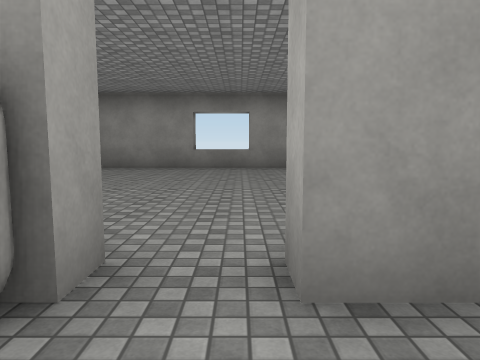
[1] (above)

15 first-person views from a walk through a 3-D level made in the Unity game engine. The camera is 1.3 m above the floor, tilts 6° down and sees 70° across. The floor is counted in squares, 2 m on a side. Each view is taken from the middle of a square. On the plan, view 1 faces up. The plan holds only what a view shows up to about 10 squares ahead; the rest is blank. The place goes on beyond the plan. Some animated figures are not drawn. Some surface patterns are stand-ins.

[2]
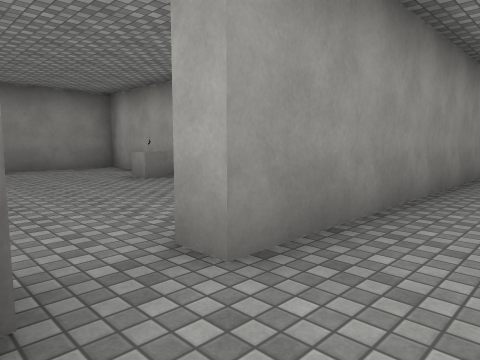

[3]
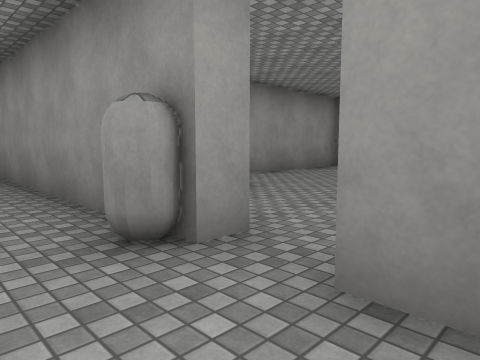

[4]
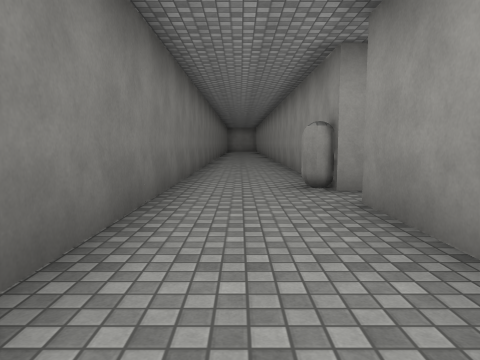

[5]
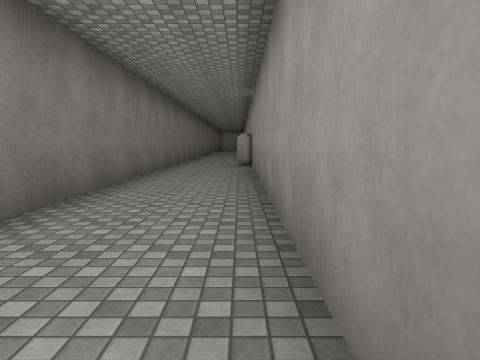

[6]
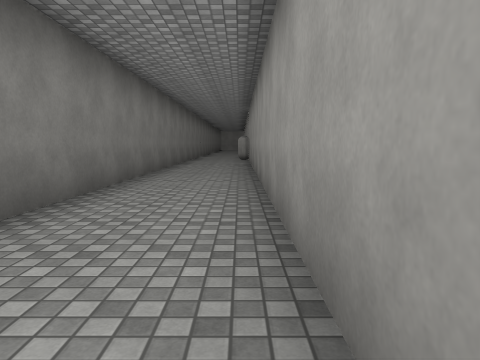

[7]
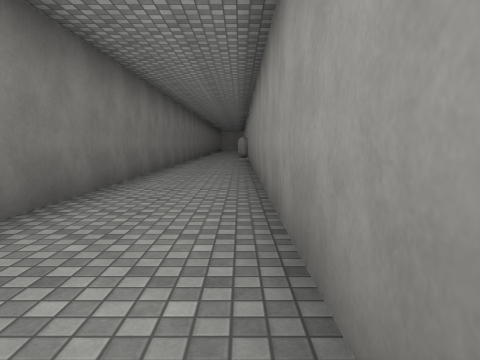

[8]
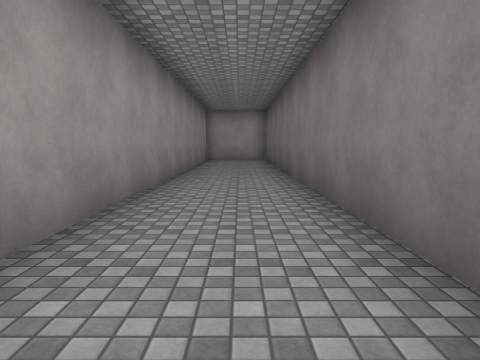

[9]
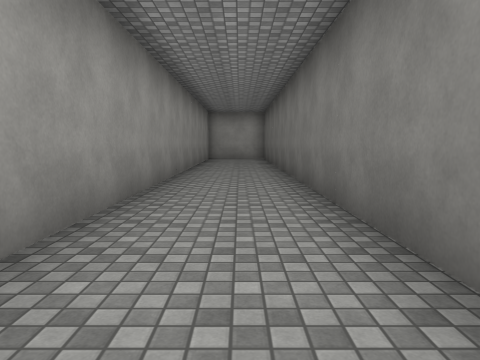

[10]
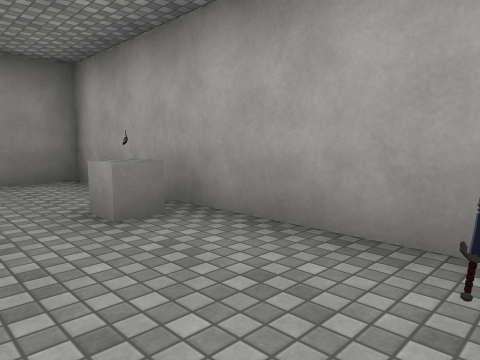

[11]
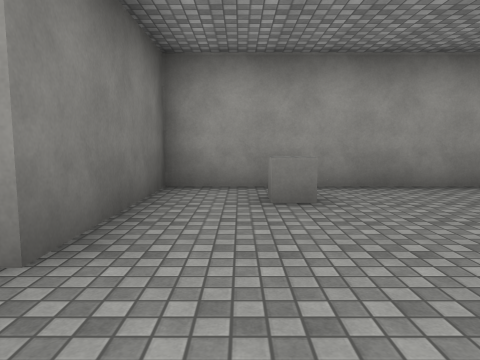

[12]
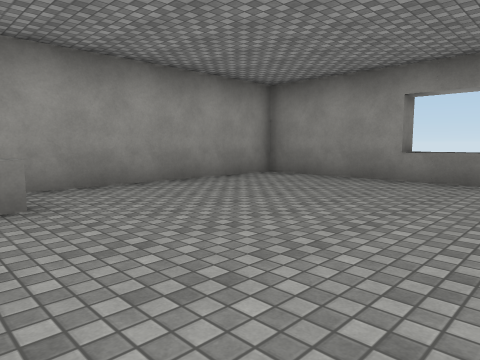

[13]
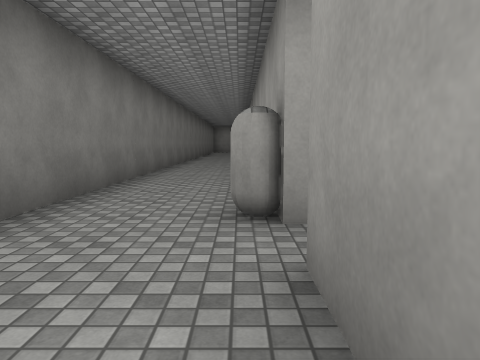

[14]
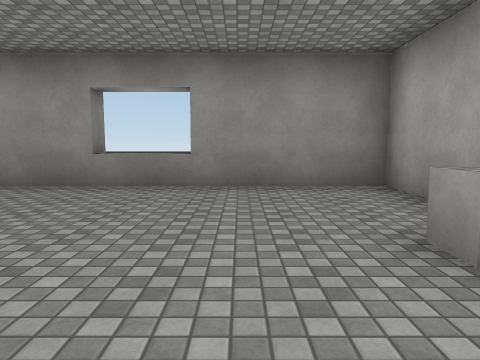

[15]
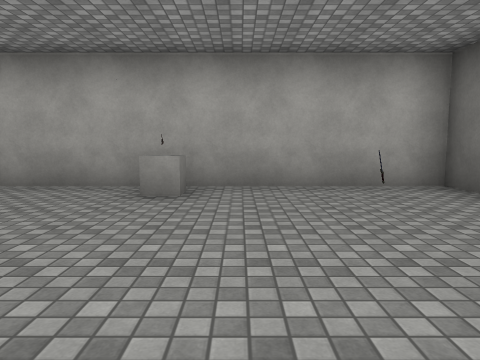

### Floor plan
Points are (right, up) in squares from view 1. A wall is a line through its corners. A room is listed if a view was taken in it or the views show most of it. See-through windows are left out.
Room 1 (views 1, 2, 3, 4, 5, 6, 7, 8, 9, 13)
walls: (-0.7, 1.9) (-0.7, 1.4); (-2.1, 1.4) (-6.5, 1.4); (20, 1.4) (0.3, 1.4) (0.3, 1.9); (-6.5, -1) (20.1, -1)
ways out: opening at (0, 2) to room 2
objects: other object (-1, 1)
Room 2 (views 10, 11, 12, 14, 15)
walls: (-2.4, 9.2) (-4.2, 9.2) (-4.2, 1.9) (-0.7, 1.9); (2.5, 1.9) (3.3, 1.9) (3.3, 9.2) (0.8, 9.2)
ways out: opening at (0, 2) to room 1
objects: other object (-3, 4); other object (-2, 10); other object (-1, 10); other object (0, 10); other object (2, 3); other object (2, 6); other object (3, 6)

Positions as (right, up) in squares from view 1, and headings:
1: (0, 0), facing up
2: (-1, 0), facing up-right
3: (1, 0), facing up-left
4: (4, 0), facing left
5: (9, 1), facing left
6: (13, 1), facing left
7: (15, 1), facing left
8: (10, 0), facing right
9: (9, 0), facing right
10: (1, 3), facing up-right
11: (1, 3), facing left
12: (1, 3), facing up-left
13: (2, 1), facing left
14: (1, 4), facing up
15: (-2, 5), facing right
